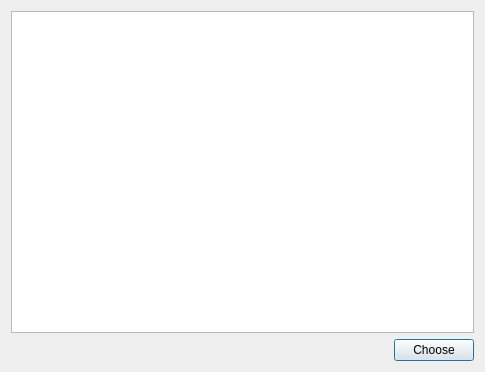
<?xml version="1.0" encoding="UTF-8"?>
<ui version="4.0">
 <class>TreeDialog</class>
 <widget class="QDialog" name="TreeDialog">
  <property name="geometry">
   <rect>
    <x>0</x>
    <y>0</y>
    <width>485</width>
    <height>372</height>
   </rect>
  </property>
  <property name="sizePolicy">
   <sizepolicy hsizetype="Expanding" vsizetype="Expanding">
    <horstretch>0</horstretch>
    <verstretch>0</verstretch>
   </sizepolicy>
  </property>
  <property name="maximumSize">
   <size>
    <width>485</width>
    <height>372</height>
   </size>
  </property>
  <property name="windowTitle">
   <string>Select Object</string>
  </property>
  <layout class="QGridLayout" name="gridLayout">
   <item row="0" column="0" colspan="2">
    <widget class="QTreeView" name="treeView">
     <property name="maximumSize">
      <size>
       <width>471</width>
       <height>331</height>
      </size>
     </property>
    </widget>
   </item>
   <item row="1" column="0">
    <spacer name="horizontalSpacer">
     <property name="orientation">
      <enum>Qt::Horizontal</enum>
     </property>
     <property name="sizeHint" stdset="0">
      <size>
       <width>383</width>
       <height>20</height>
      </size>
     </property>
    </spacer>
   </item>
   <item row="1" column="1">
    <widget class="QPushButton" name="chooseFromTree">
     <property name="text">
      <string>Choose</string>
     </property>
    </widget>
   </item>
  </layout>
 </widget>
 <resources/>
 <connections/>
</ui>
